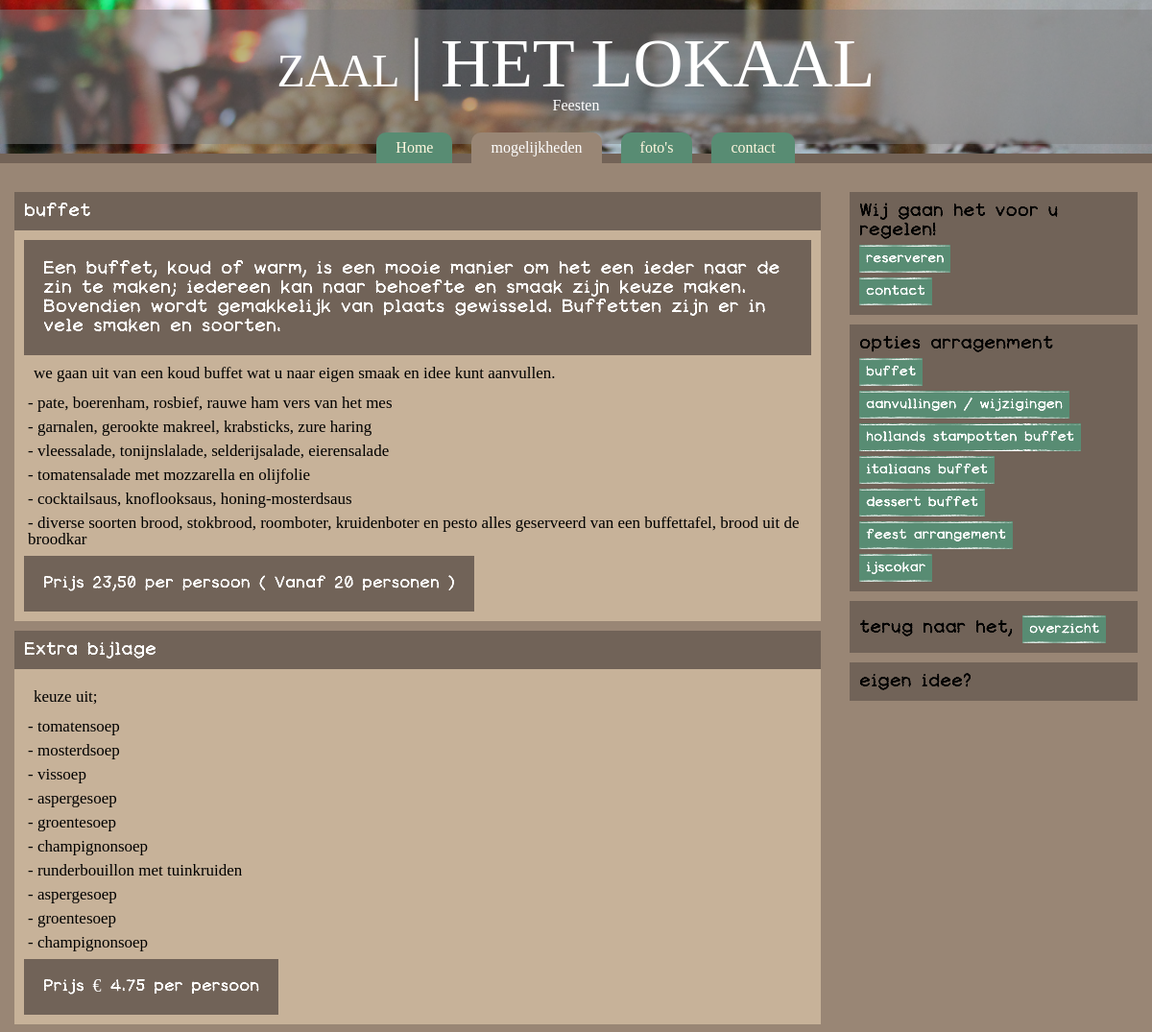
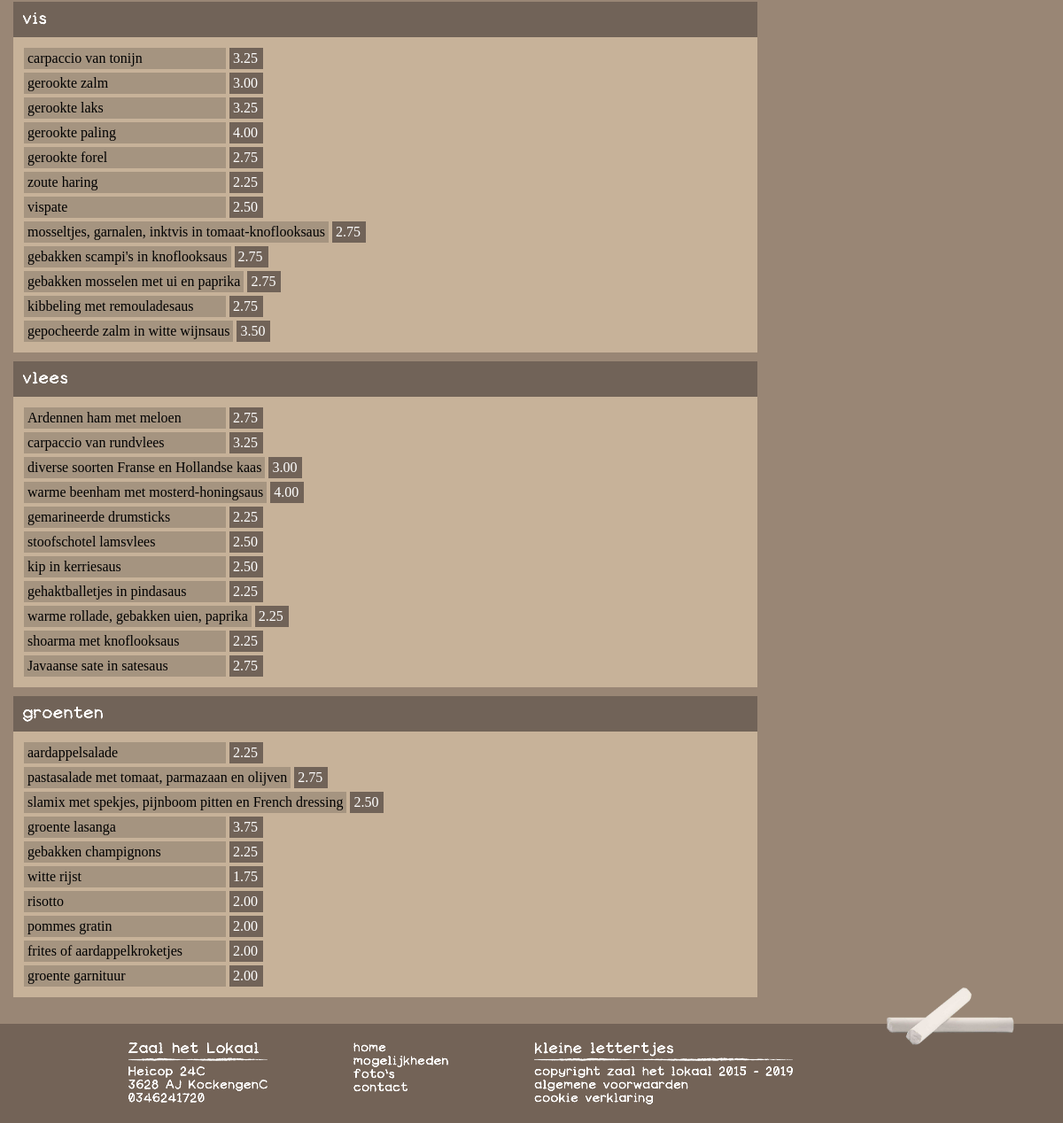
The app's page /buffet.php with its own data (2 pictures, top to bottom).
### tables this page shows
CREATE TABLE IF NOT EXISTS `aanvulling` (
  `id` int(11) NOT NULL AUTO_INCREMENT,
  `aanvulling` text,
  `arragement` int(11) DEFAULT NULL,
  `prijs` decimal(10,2) DEFAULT NULL,
  `pakket` int(11) DEFAULT '0',
  `groep` varchar(50) DEFAULT 'nvt',
  PRIMARY KEY (`id`),
  UNIQUE KEY `id` (`id`)
);

### buffet.php (the view, shortened to what this page needs)
<?php
include_once('./attributes/templates/head.php');
?>
<?php
include_once('./attributes/templates/header-small.php');
?>
<?php
    require_once "./attributes/templates/dbcon.php";
?>
<section class="information">
    <section class="information-conainer">
        <section class="information-content">
            <section id="box1" class="activebox informatie-blok-container">
            <section class="information-box-title">
                <p class="information-title" > buffet <p>
            </section>
                <section class="information-box">
                    <p class="information-lead"> Een buffet, koud of warm, is een mooie manier om het een ieder naar de zin te maken; iedereen kan naar behoefte en smaak zijn keuze maken. Bovendien wordt gemakkelijk van plaats gewisseld. Buffetten zijn er in vele smaken en soorten. </p>
                    <p class="information-text"> we gaan uit van een koud buffet wat u naar eigen smaak en idee kunt aanvullen.  </p>
                    <p class="information-som">- pate, boerenham, rosbief, rauwe ham vers van het mes  </p>
                    <p class="information-som">- garnalen, gerookte makreel, krabsticks, zure haring </p>
                    <p class="information-som">- vleessalade, tonijnslalade, selderijsalade, eierensalade </p>
                    <p class="information-som">- tomatensalade met mozzarella en olijfolie </p>
                    <p class="information-som">- cocktailsaus, knoflooksaus, honing-mosterdsaus </p>
                    <p class="information-som">- diverse soorten brood, stokbrood, roomboter, kruidenboter en pesto alles geserveerd van een buffettafel, brood uit de broodkar </p>
                    <p class="information-prijs" > Prijs 23,50 per persoon ( Vanaf 20 personen ) <p>
                </section>
                <section class="information-box-title">
                    <p class="information-title" > Extra bijlage <p>
                </section>
                <section class="information-box">
                    <p class="information-text"> keuze uit; </p>
                    <p class="information-som">- tomatensoep </p>
                    <p class="information-som">- mosterdsoep </p>
                    <p class="information-som">- vissoep </p>
                    <p class="information-som">- aspergesoep </p>
                    <p class="information-som">- groentesoep</p>
                    <p class="information-som">- champignonsoep </p>
                    <p class="information-som">- runderbouillon met  tuinkruiden </p>
                    <p class="information-som">- aspergesoep </p>
                    <p class="information-som">- groentesoep</p>
                    <p class="information-som">- champignonsoep </p>
                    <p class="information-prijs" > Prijs € 4.75 per persoon <p>
                </section>
            </section>
            <section id="box2" class="activebox informatie-blok-container">
                <section class="information-box-title">
                    <p class="information-title" > vis   </p>
                </section>
                <section class="information-box">
                <?php
                    $sql = "SELECT * FROM aanvulling WHERE groep='vis'";
                    $visqr = $db->query($sql);
                    if ($visqr->num_rows > 0) {
                        while($row = $visqr->fetch_assoc()) {
                            $aanvulling = $row["aanvulling"];
                            $prijs = $row["prijs"];
                            ?>
                            <section class="prijs-tabel">
                                <p class="information-naam"> <?= $aanvulling ?> </p> <p class="information-prijs-tabel">  <?= $prijs ?>  </p>
                            </section>
                            <?php
                        }
                    } else {
                        echo "geen vis aanvullingen gevonden";
                    }
                ?>
                </section>
                <section class="information-box-title">
                    <p class="information-title" > vlees   </p>
                </section>
                <section class="information-box">
                <?php
                    $sql = "SELECT * FROM aanvulling WHERE groep='vlees'";
                    $visqr = $db->query($sql);
                    if ($visqr->num_rows > 0) {
                        while($row = $visqr->fetch_assoc()) {
                            $aanvulling = $row["aanvulling"];
                            $prijs = $row["prijs"];
                            ?>
                            <section class="prijs-tabel">
                                <p class="information-naam"> <?= $aanvulling ?> </p> <p class="information-prijs-tabel">  <?= $prijs ?>  </p>
                            </section>
                            <?php
                        }
                    } else {
                        echo "geen vlees aanvullingen gevonden";
                    }
                ?>
                </section>
                <section class="information-box-title">
                    <p class="information-title" > groenten  </p>
                </section>
                <section class="information-box">
                <?php
                    $sql = "SELECT * FROM aanvulling WHERE groep='groen'";
                    $visqr = $db->query($sql);
                    if ($visqr->num_rows > 0) {
                        while($row = $visqr->fetch_assoc()) {
                            $aanvulling = $row["aanvulling"];
                            $prijs = $row["prijs"];
                            ?>
                            <section class="prijs-tabel">
                                <p class="information-naam"> <?= $aanvulling ?> </p> <p class="information-prijs-tabel">  <?= $prijs ?>  </p>
                            </section>
                            <?php
                        }
                    } else {
                        echo "geen vlees aanvullingen gevonden";
                    }
                ?>
                </section>
        </section>
        </section>
        <section class="information-menu">
            <section class="information-reserveren menu-box">
                <p class="information-title"> Wij gaan het voor u regelen! </p>
                <div><button class="main-button margin-button"> reserveren </button></div>
                <div><button class="main-button margin-button"> contact </button></div>
            </section>
            <section class="information-options menu-box">
                <p class="information-title"> opties arragenment </p>
                <div><button id="button-box1"class="main-button margin-button bt-options"> buffet </button></div>
                <div><button id="button-box2"class="main-button margin-button bt-options"> aanvullingen / wijzigingen </button></div>
                <div><button id="button-box3"class="main-button margin-button bt-options"> hollands stampotten buffet </button></div>
                <div><button id="button-box4"class="main-button margin-button bt-options"> italiaans buffet </button></div>
                <div><button id="button-box5"class="main-button margin-button bt-options"> dessert buffet </button></div>
                <div><button id="button-box6"class="main-button margin-button bt-options"> feest arrangement </button></div>
                <div><button id="button-box7"class="main-button margin-button bt-options"> ijscokar </button></div>
            </section>
            <?php
                include_once('./attributes/templates/algemene-blokken/menubox.php');
            ?>
        </section>
    </section>
</section>
<?php
include_once('./attributes/templates/footer.php');
?>

### attributes/templates/head.php (shortened to what this page needs)
<!DOCTYPE html>
<html lang="en">
<head>
    <link rel="stylesheet" href="/attributes/css-reset.css">
    <link rel="stylesheet" href="/attributes/style.css">
</head>
<body>

### attributes/templates/header-small.php (shortened to what this page needs)
<header class="small">
    <section class="header-text-placeholder">
        <section class="logo"><p class="l1"> ZAAL </p> <p class="l2"> | HET LOKAAL </p></section>
        <p class="slider-text"> Feesten </p>
    </section>
    <menu >
    <ul class="small-menu">
    <?php include_once ('menu.php'); ?>
    </menu>
</header>

### attributes/templates/menu.php
<li><a id="1" href="index.php">Home</a></li>
<li><a id="2" href="mogelijkheden.php">mogelijkheden</a></li>
<li><a id="3" href="fotos.php">foto's</a></li>
<li><a id="4" href="contact.php">contact</a></li>

### attributes/templates/algemene-blokken/menubox.php
<section class="information-overzicht menu-box">
<p class="information-title"> terug naar het, <a href="mogelijkheden.php"><button class="main-button margin-button"> overzicht </button></a>  </p>
</section>
<section class="information-idea menu-box">
<p class="information-title"> eigen idee? </p>
</section>

### attributes/templates/footer.php
        <footer>
            <section class="footercontainer">
            <section class="footerblok">
                </section>
                <section class="footerblok">
                    <p class="title"> Zaal het Lokaal </p>
                    <p> Heicop 24C </p>
                    <p> 3628 AJ KockengenC </p>
                    <p> 0346241720 </p>
                </section>
                <section class="footerblok">
                    <p> home </p>
                    <p> mogelijkheden </p>
                    <p> foto's </p>
                    <p> contact </p>
                </section>
                <section class="footerblok">
                    <p class="title"> kleine lettertjes </p>
                    <p> copyright zaal het lokaal 2015 - 2019 </p>
                    <p> algemene voorwaarden </p>
                    <p> cookie verklaring </p>
                </section>
                <div class="krijtjes"></div>
            </section>
        </footer>
    </body>
</html>

### attributes/style.css (style rules this page uses)
header { height: 300px; width: 100%; background-color: #998675; background-image: url(/attributes/img/header/header-4.jpg); background-position: center; background-repeat: no-repeat; background-size: cover; transition: all 1s; -webkit-transition: all 1s; padding-top: 100px; border-bottom: 10px solid #736357; }
.small { height: 150px; padding-top: 10px; }
.header-text-placeholder { height: 100px; width: 100%; background-color: rgba(127, 127, 127, 0.5); color: #fff; padding: 20px 0px; font-family: Georgia, Palatino, Palatino Linotype, Times, Times New Roman, serif; text-align: center; }
.l2 { font-size: 72px; transition: all 1s; -webkit-transition: all 1s; }
.l1 { font-size: 48px; padding-top: 20px; padding-right: 10px; transition: all 1s; -webkit-transition: all 1s; }
.logo { display: flex; flex-direction: row; justify-content: center; }
menu { width: fit-content; margin-right: auto; margin-left: auto; }
ul { position: relative; top: 138px; list-style-type: none; margin: 0; padding: 0; overflow: hidden; margin-left: auto; margin-right: auto; }
.small-menu { top: -12px; }
li { float: left; }
li a { display: block; color: #FFF7DF; text-align: center; padding: 8px 20px; margin-left: 20px; text-decoration: none; background-color: #588C73; border-radius: 10px 10px 0px 0px; transition: all 0.5s; -webkit-transition: all 0.5s; }
li a.active { color: white; background-color: #998675; }
.margin-button { margin-top: 5px; }
.main-button { outline:0; color: #fff; font-family: 'krijt2'; background-color: #588C73; font-size: 15px; padding: 5px 5px; text-decoration: none; border: 2px solid #FEF7DF; border-image: url('/attributes/img/borders/chalk-border-1_1.png') 40; cursor: pointer; transition: all 0.5s; -webkit-transition: all 0.5s; }
.information { width: 100%; background-color: #998675; display: flex; flex-direction: row; justify-content: center; padding: 20px 0px; }
.information-conainer { width: 100%; max-width: 1300px; background-position: right; background-repeat: no-repeat; font-family: 'krijt2'; display: flex; flex-direction: row; transition: all 0.5s; -webkit-transition: all 0.5s; justify-content: space-around; }
.information-box { max-width: 1105px; padding: 10px; display: flex; flex-direction: column; justify-content: space-evenly; background-color: #C7B299; margin-bottom: 10px; font-family: Georgia, Palatino, Palatino Linotype, Times, Times New Roman, serif; }
.informatie-blok-container { display: none; height: fit-content; transition: all 1s; -webkit-transition: all 1s; }
.activebox { height: 0px; display: unset!important; }
.information-box-title { max-width: 1105px; display: flex; flex-direction: column; justify-content: space-evenly; background-color: #716358; color: #fff; margin-top: 10px; padding: 10px; }
.information-menu { width: 25%; }
.information-content { width: 70%; }
.menu-box { max-width: 1105px; padding: 10px; display: flex; flex-direction: column; justify-content: space-evenly; background-color: #716358; margin: 10px 0px; }
.information-title { font-size: 20px; }
.information-lead { padding: 20px; color: #fff; font-size: 20px; font-family: 'krijt2'; background-color: #716358; }
.information-prijs { padding: 20px; color: #fff; font-size: 18px; font-family: 'krijt2'; width: fit-content; background-color: #716358; margin-top: 5px; }
.information-som { padding: 4px; color: black; font-size: 17px; }
.information-text { padding: 10px; color: black; font-size: 17px; }
.prijs-tabel { display: flex; max-width: 800px; }
.information-naam { min-width: 220px; width: fit-content; padding: 4px; margin: 2px; background-color: rgb(165, 148, 128) }
.information-prijs-tabel { min-width: 30px; background-color: #716358; padding: 4px; margin: 2px; color: #fff; }
footer { background-color: #736357; width: 100%; }
.footercontainer { display: flex; flex-direction: row; justify-content: space-around; }
.footerblok { padding: 20px; display: flex; flex-direction: column; font-family: 'krijt2'; color: #fff; font-size: 15px; }
.title { font-size: 18px; margin-bottom: 5px; border-bottom: 4px solid #FEF7DF; border-image: url(/attributes/img/borders/chalk-border-1_1.png) 10 stretch; }
.krijtjes { position: relative; top: -80px; width: 200px; background: url('/attributes/img/krijtjes.png'); background-position: center; background-repeat: no-repeat; background-size: cover; }

### records on screen
aanvulling: aanvulling "carpaccio van tonijn", prijs "3.25"
aanvulling: aanvulling "gerookte zalm", prijs "3.00"
aanvulling: aanvulling "gerookte laks", prijs "3.25"
aanvulling: aanvulling "gerookte paling", prijs "4.00"
aanvulling: aanvulling "gerookte forel", prijs "2.75"
aanvulling: aanvulling "zoute haring", prijs "2.25"
aanvulling: aanvulling "vispate", prijs "2.50"
aanvulling: aanvulling "mosseltjes, garnalen, inktvis in tomaat-knoflooksaus", prijs "2.75"
aanvulling: aanvulling "gebakken scampi's in knoflooksaus", prijs "2.75"
aanvulling: aanvulling "gebakken mosselen met ui en paprika", prijs "2.75"
aanvulling: aanvulling "kibbeling met remouladesaus", prijs "2.75"
aanvulling: aanvulling "gepocheerde zalm in witte wijnsaus", prijs "3.50"
aanvulling: aanvulling "Ardennen ham met meloen", prijs "2.75"
aanvulling: aanvulling "carpaccio van rundvlees", prijs "3.25"
aanvulling: aanvulling "diverse soorten Franse en Hollandse kaas", prijs "3.00"
aanvulling: aanvulling "warme beenham met mosterd-honingsaus", prijs "4.00"
aanvulling: aanvulling "gemarineerde drumsticks", prijs "2.25"
aanvulling: aanvulling "stoofschotel lamsvlees", prijs "2.50"
aanvulling: aanvulling "kip in kerriesaus", prijs "2.50"
aanvulling: aanvulling "gehaktballetjes in pindasaus", prijs "2.25"
aanvulling: aanvulling "warme rollade, gebakken uien, paprika", prijs "2.25"
aanvulling: aanvulling "shoarma met knoflooksaus", prijs "2.25"
aanvulling: aanvulling "Javaanse sate in satesaus", prijs "2.75"
aanvulling: aanvulling "aardappelsalade", prijs "2.25"
aanvulling: aanvulling "pastasalade met tomaat, parmazaan en olijven", prijs "2.75"
aanvulling: aanvulling "slamix met spekjes, pijnboom pitten en French dressing", prijs "2.50"
aanvulling: aanvulling "groente lasanga", prijs "3.75"
aanvulling: aanvulling "gebakken champignons", prijs "2.25"
aanvulling: aanvulling "witte rijst", prijs "1.75"
aanvulling: aanvulling "risotto", prijs "2.00"
aanvulling: aanvulling "pommes gratin", prijs "2.00"
aanvulling: aanvulling "frites of aardappelkroketjes", prijs "2.00"
aanvulling: aanvulling "groente garnituur", prijs "2.00"
